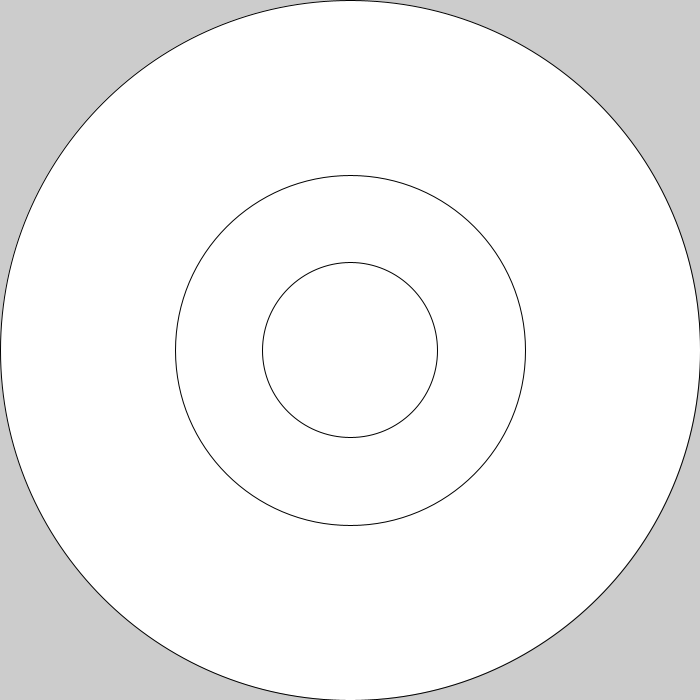
Frame 1 (no input)
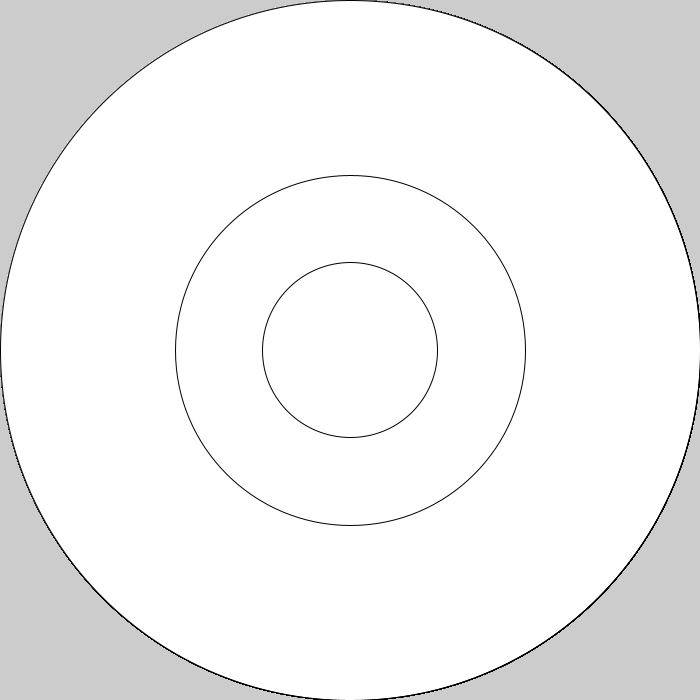
Frame 60 (the mouse pressed at the canvas centre just before this capture)
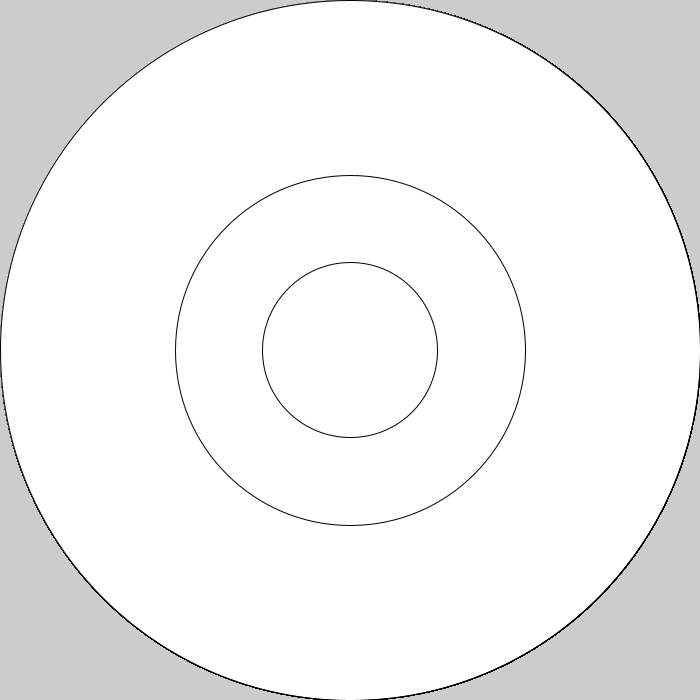
Frame 120 (the mouse held since frame 60 and released just before this capture)

The Processing sketch that drew these frames (run headless with seeded random() and noise(); from frame 60 on, the mouse is pressed at the canvas centre):

// Processing sketch: circles_that_change_with_windows_size_PII_D1
// ── circles_that_change_with_windows_size_PII_D1.pde
void setup() {
  size(700, 700);
}

void draw() {

ellipse(width/2,height/2, width, height);
ellipse(width/2,height/2, width/2, height/2);
ellipse(width/2,height/2, width/4, height/4);
}
